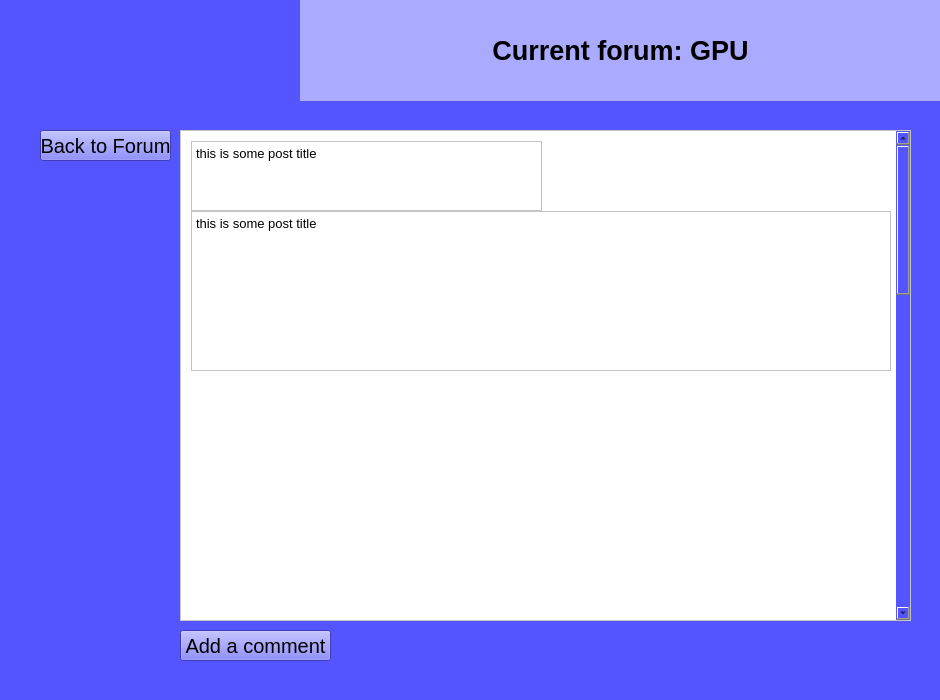
<?xml version="1.0" encoding="UTF-8"?>
<ui version="4.0">
 <class>MainWindow</class>
 <widget class="QMainWindow" name="MainWindow">
  <property name="enabled">
   <bool>true</bool>
  </property>
  <property name="geometry">
   <rect>
    <x>0</x>
    <y>0</y>
    <width>940</width>
    <height>700</height>
   </rect>
  </property>
  <property name="windowTitle">
   <string>MainWindow</string>
  </property>
  <property name="styleSheet">
   <string notr="true">background-color: rgb(85, 85, 255);</string>
  </property>
  <widget class="QWidget" name="centralwidget">
   <widget class="QScrollArea" name="scrollAreaThread">
    <property name="geometry">
     <rect>
      <x>180</x>
      <y>130</y>
      <width>731</width>
      <height>491</height>
     </rect>
    </property>
    <property name="styleSheet">
     <string notr="true">background-color: rgb(255, 255, 255);
border-color: rgb(170, 0, 255);</string>
    </property>
    <property name="verticalScrollBarPolicy">
     <enum>Qt::ScrollBarAlwaysOn</enum>
    </property>
    <property name="widgetResizable">
     <bool>true</bool>
    </property>
    <widget class="QWidget" name="scrollAreaThreadContents">
     <property name="geometry">
      <rect>
       <x>0</x>
       <y>0</y>
       <width>715</width>
       <height>1500</height>
      </rect>
     </property>
     <property name="minimumSize">
      <size>
       <width>0</width>
       <height>1500</height>
      </size>
     </property>
     <widget class="QTextEdit" name="Post_title">
      <property name="geometry">
       <rect>
        <x>10</x>
        <y>10</y>
        <width>351</width>
        <height>70</height>
       </rect>
      </property>
      <property name="font">
       <font>
        <pointsize>14</pointsize>
       </font>
      </property>
      <property name="html">
       <string>&lt;!DOCTYPE HTML PUBLIC &quot;-//W3C//DTD HTML 4.0//EN&quot; &quot;http://www.w3.org/TR/REC-html40/strict.dtd&quot;&gt;
&lt;html&gt;&lt;head&gt;&lt;meta name=&quot;qrichtext&quot; content=&quot;1&quot; /&gt;&lt;style type=&quot;text/css&quot;&gt;
p, li { white-space: pre-wrap; }
&lt;/style&gt;&lt;/head&gt;&lt;body style=&quot; font-family:'Cantarell'; font-size:14pt; font-weight:400; font-style:normal;&quot;&gt;
&lt;p style=&quot; margin-top:0px; margin-bottom:0px; margin-left:0px; margin-right:0px; -qt-block-indent:0; text-indent:0px;&quot;&gt;&lt;span style=&quot; font-size:10pt;&quot;&gt;this is some post title&lt;/span&gt;&lt;/p&gt;&lt;/body&gt;&lt;/html&gt;</string>
      </property>
     </widget>
     <widget class="QTextEdit" name="Post_title_2">
      <property name="geometry">
       <rect>
        <x>10</x>
        <y>80</y>
        <width>700</width>
        <height>160</height>
       </rect>
      </property>
      <property name="font">
       <font>
        <pointsize>14</pointsize>
       </font>
      </property>
      <property name="html">
       <string>&lt;!DOCTYPE HTML PUBLIC &quot;-//W3C//DTD HTML 4.0//EN&quot; &quot;http://www.w3.org/TR/REC-html40/strict.dtd&quot;&gt;
&lt;html&gt;&lt;head&gt;&lt;meta name=&quot;qrichtext&quot; content=&quot;1&quot; /&gt;&lt;style type=&quot;text/css&quot;&gt;
p, li { white-space: pre-wrap; }
&lt;/style&gt;&lt;/head&gt;&lt;body style=&quot; font-family:'Cantarell'; font-size:14pt; font-weight:400; font-style:normal;&quot;&gt;
&lt;p style=&quot; margin-top:0px; margin-bottom:0px; margin-left:0px; margin-right:0px; -qt-block-indent:0; text-indent:0px;&quot;&gt;&lt;span style=&quot; font-size:10pt;&quot;&gt;this is some post title&lt;/span&gt;&lt;/p&gt;&lt;/body&gt;&lt;/html&gt;</string>
      </property>
     </widget>
    </widget>
   </widget>
   <widget class="QLabel" name="label">
    <property name="geometry">
     <rect>
      <x>0</x>
      <y>0</y>
      <width>301</width>
      <height>101</height>
     </rect>
    </property>
    <property name="styleSheet">
     <string notr="true"/>
    </property>
    <property name="text">
     <string/>
    </property>
    <property name="pixmap">
     <pixmap>../../SpoiledEGG_New.png</pixmap>
    </property>
   </widget>
   <widget class="QLabel" name="CurrentForumLabel">
    <property name="geometry">
     <rect>
      <x>300</x>
      <y>0</y>
      <width>641</width>
      <height>101</height>
     </rect>
    </property>
    <property name="font">
     <font>
      <pointsize>20</pointsize>
      <weight>75</weight>
      <bold>true</bold>
     </font>
    </property>
    <property name="autoFillBackground">
     <bool>false</bool>
    </property>
    <property name="styleSheet">
     <string notr="true">background-color: rgb(170, 170, 255);</string>
    </property>
    <property name="text">
     <string>Current forum: GPU</string>
    </property>
    <property name="alignment">
     <set>Qt::AlignCenter</set>
    </property>
   </widget>
   <widget class="QPushButton" name="BackToForumB">
    <property name="geometry">
     <rect>
      <x>40</x>
      <y>130</y>
      <width>131</width>
      <height>31</height>
     </rect>
    </property>
    <property name="font">
     <font>
      <pointsize>15</pointsize>
     </font>
    </property>
    <property name="text">
     <string>Back to Forum</string>
    </property>
   </widget>
   <widget class="QPushButton" name="AddCommentBtn">
    <property name="geometry">
     <rect>
      <x>180</x>
      <y>630</y>
      <width>151</width>
      <height>31</height>
     </rect>
    </property>
    <property name="font">
     <font>
      <pointsize>15</pointsize>
     </font>
    </property>
    <property name="text">
     <string>Add a comment</string>
    </property>
   </widget>
  </widget>
  <widget class="QStatusBar" name="statusbar"/>
 </widget>
 <resources/>
 <connections/>
</ui>
